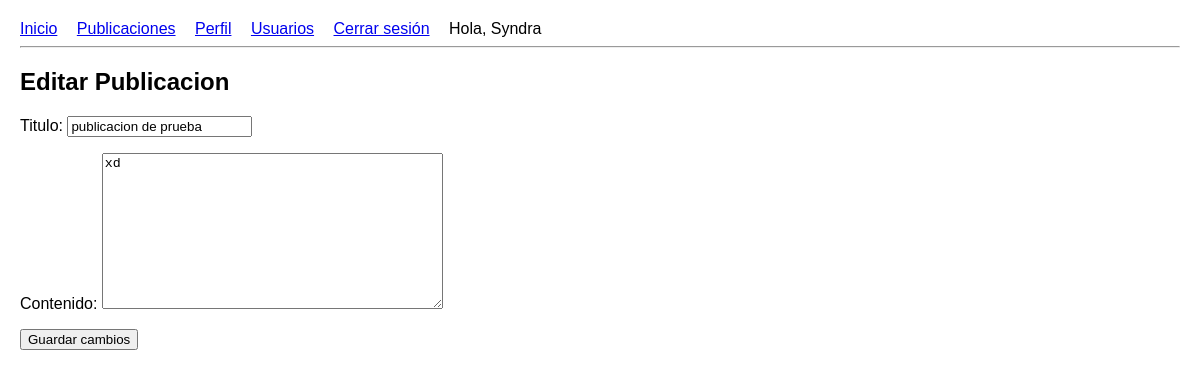
Page /publicacion/editar/1/ (signed in) on the earlier database version.
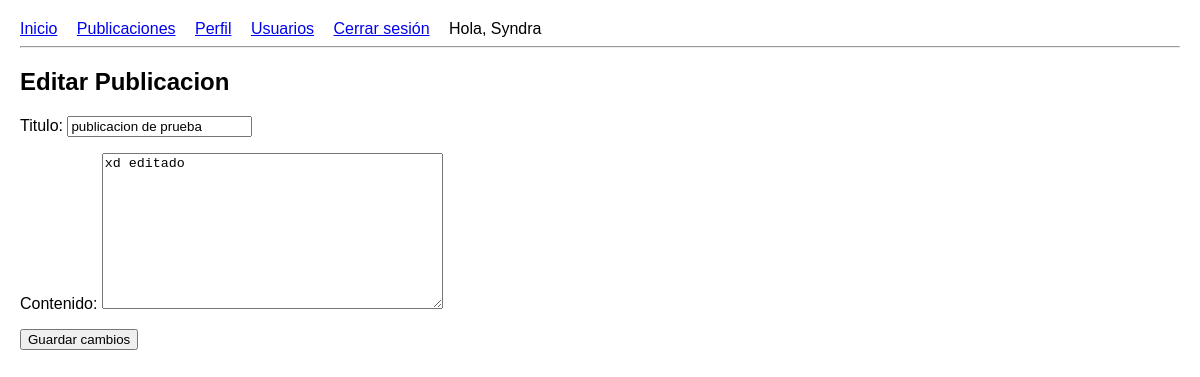
Same page on the later database version.
### core/models.py (models this page shows, shortened)
class Publicacion(models.Model):
    titulo = models.CharField(max_length=200)
    contenido = models.TextField()
    fecha_publicacion = models.DateTimeField(auto_now_add=True)
    autor = models.ForeignKey(User, on_delete=models.CASCADE)

### core/views.py (the view)
# urls.py: path('publicacion/editar/<int:pk>/', views.editar_publicacion, name='editar_publicacion'),
@login_required
def editar_publicacion(request, pk):
    publicacion = get_object_or_404(Publicacion, pk=pk, autor=request.user)
    if request.method == 'POST':
        form = PublicacionForm(request.POST, instance=publicacion)
        if form.is_valid():
            form.save()
            messages.success(request, 'Publicación actualizada exitosamente.')
            return redirect('publicaciones')
    else:
        form = PublicacionForm(instance=publicacion)
    return render(request, 'editar_publi.html', {'form': form})

### core/forms.py
class PublicacionForm(forms.ModelForm):
    class Meta:
        model = Publicacion
        fields = ['titulo', 'contenido']

### core/templates/editar_publi.html (shortened to what this page needs)
{% extends 'base.html' %}
{% block content %}
<h2>Editar Publicacion</h2>
<form method="post">
  {{ form.as_p }}
  <button type="submit">Guardar cambios</button>
</form>
{% endblock %}

Differences in the rows shown:
changed Publicacion "publicacion de prueba": contenido "xd" → "xd editado"
